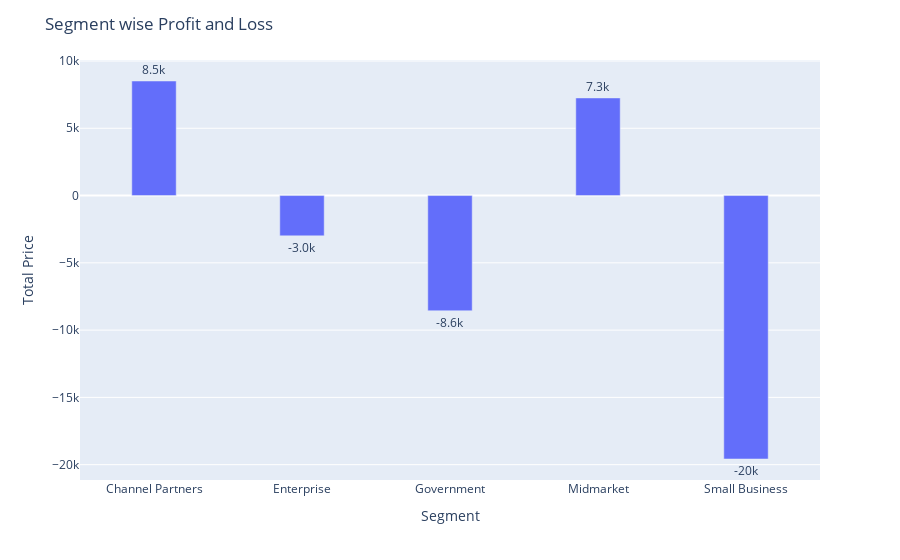

The notebook cell saved with this chart:
### Markdown cell above
### Segment Wise Profit and Loss

### Code cell
fig = px.bar(Gr4, x='Segment', y='Total Price', text='Total Price')
fig.update_traces(texttemplate='%{text:.2s}', textposition='outside')
fig.update_layout(uniformtext_minsize=8, uniformtext_mode='hide',bargap=0.7,title='Segment wise Profit and Loss')
fig.show()

### Figure 1 — Plotly figure (JSON) as saved in the notebook; plotly's stock layout.template omitted (floating-point values rounded to 4 significant figures)
{"data": [{"alignmentgroup": "True", "hovertemplate": "Segment=%{x}<br>Total Price=%{text}<extra></extra>", "legendgroup": "", "marker": {"color": "#636efa"}, "name": "", "offsetgroup": "", "orientation": "v", "showlegend": false, "text": [8514, -2995, -8562, 7256, -19579], "textposition": "outside", "texttemplate": "%{text:.2s}", "type": "bar", "x": ["Channel Partners", "Enterprise", "Government", "Midmarket", "Small Business"], "xaxis": "x", "y": [8514, -2995, -8562, 7256, -19579], "yaxis": "y"}], "layout": {"bargap": 0.7, "barmode": "relative", "legend": {"tracegroupgap": 0}, "margin": {"t": 60}, "title": {"text": "Segment wise Profit and Loss"}, "uniformtext": {"minsize": 8, "mode": "hide"}, "xaxis": {"anchor": "y", "domain": [0, 1], "title": {"text": "Segment"}}, "yaxis": {"anchor": "x", "domain": [0, 1], "title": {"text": "Total Price"}}}}
